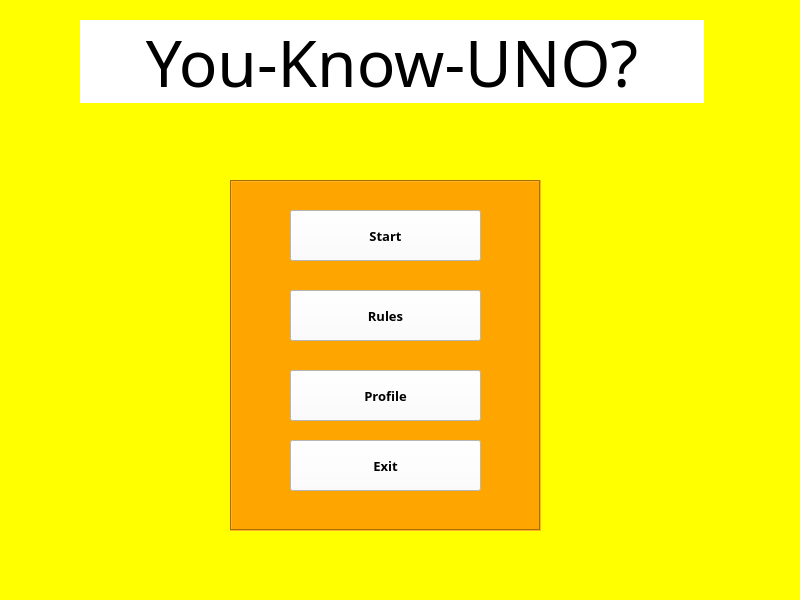
<?xml version="1.0" encoding="UTF-8"?>
<ui version="4.0">
 <class>greeting</class>
 <widget class="QMainWindow" name="greeting">
  <property name="geometry">
   <rect>
    <x>0</x>
    <y>0</y>
    <width>800</width>
    <height>600</height>
   </rect>
  </property>
  <property name="windowTitle">
   <string>UNO</string>
  </property>
  <property name="styleSheet">
   <string notr="true">background:yellow</string>
  </property>
  <widget class="QWidget" name="centralwidget">
   <widget class="QLabel" name="label">
    <property name="enabled">
     <bool>true</bool>
    </property>
    <property name="geometry">
     <rect>
      <x>80</x>
      <y>20</y>
      <width>624</width>
      <height>83</height>
     </rect>
    </property>
    <property name="sizePolicy">
     <sizepolicy hsizetype="Preferred" vsizetype="Preferred">
      <horstretch>0</horstretch>
      <verstretch>0</verstretch>
     </sizepolicy>
    </property>
    <property name="font">
     <font>
      <family>OCR A Extended</family>
      <pointsize>48</pointsize>
      <weight>50</weight>
      <bold>false</bold>
     </font>
    </property>
    <property name="cursor">
     <cursorShape>CrossCursor</cursorShape>
    </property>
    <property name="layoutDirection">
     <enum>Qt::LeftToRight</enum>
    </property>
    <property name="styleSheet">
     <string notr="true">background:white</string>
    </property>
    <property name="text">
     <string>You-Know-UNO?</string>
    </property>
    <property name="scaledContents">
     <bool>false</bool>
    </property>
    <property name="alignment">
     <set>Qt::AlignCenter</set>
    </property>
   </widget>
   <widget class="QFrame" name="frame">
    <property name="geometry">
     <rect>
      <x>230</x>
      <y>180</y>
      <width>311</width>
      <height>351</height>
     </rect>
    </property>
    <property name="styleSheet">
     <string notr="true">background-color:orange</string>
    </property>
    <property name="frameShape">
     <enum>QFrame::Box</enum>
    </property>
    <property name="frameShadow">
     <enum>QFrame::Sunken</enum>
    </property>
    <widget class="QPushButton" name="start_button">
     <property name="geometry">
      <rect>
       <x>60</x>
       <y>30</y>
       <width>191</width>
       <height>51</height>
      </rect>
     </property>
     <property name="font">
      <font>
       <family>OCR A Extended</family>
       <pointsize>10</pointsize>
       <weight>75</weight>
       <bold>true</bold>
      </font>
     </property>
     <property name="styleSheet">
      <string notr="true">background-color:white</string>
     </property>
     <property name="text">
      <string>Start</string>
     </property>
     <property name="checkable">
      <bool>false</bool>
     </property>
    </widget>
    <widget class="QPushButton" name="rules_button">
     <property name="geometry">
      <rect>
       <x>60</x>
       <y>110</y>
       <width>191</width>
       <height>51</height>
      </rect>
     </property>
     <property name="font">
      <font>
       <family>OCR A Extended</family>
       <pointsize>10</pointsize>
       <weight>75</weight>
       <bold>true</bold>
      </font>
     </property>
     <property name="styleSheet">
      <string notr="true">background-color:white</string>
     </property>
     <property name="text">
      <string>Rules</string>
     </property>
    </widget>
    <widget class="QPushButton" name="exit_button">
     <property name="geometry">
      <rect>
       <x>60</x>
       <y>260</y>
       <width>191</width>
       <height>51</height>
      </rect>
     </property>
     <property name="font">
      <font>
       <family>OCR A Extended</family>
       <pointsize>10</pointsize>
       <weight>75</weight>
       <bold>true</bold>
      </font>
     </property>
     <property name="styleSheet">
      <string notr="true">background-color:white</string>
     </property>
     <property name="text">
      <string>Exit</string>
     </property>
    </widget>
    <widget class="QPushButton" name="profile_button">
     <property name="geometry">
      <rect>
       <x>60</x>
       <y>190</y>
       <width>191</width>
       <height>51</height>
      </rect>
     </property>
     <property name="font">
      <font>
       <family>OCR A Extended</family>
       <pointsize>10</pointsize>
       <weight>75</weight>
       <bold>true</bold>
      </font>
     </property>
     <property name="styleSheet">
      <string notr="true">background-color:white</string>
     </property>
     <property name="text">
      <string>Profile</string>
     </property>
    </widget>
   </widget>
  </widget>
  <widget class="QMenuBar" name="menubar">
   <property name="geometry">
    <rect>
     <x>0</x>
     <y>0</y>
     <width>800</width>
     <height>26</height>
    </rect>
   </property>
  </widget>
  <widget class="QStatusBar" name="statusbar"/>
 </widget>
 <resources/>
 <connections/>
</ui>
